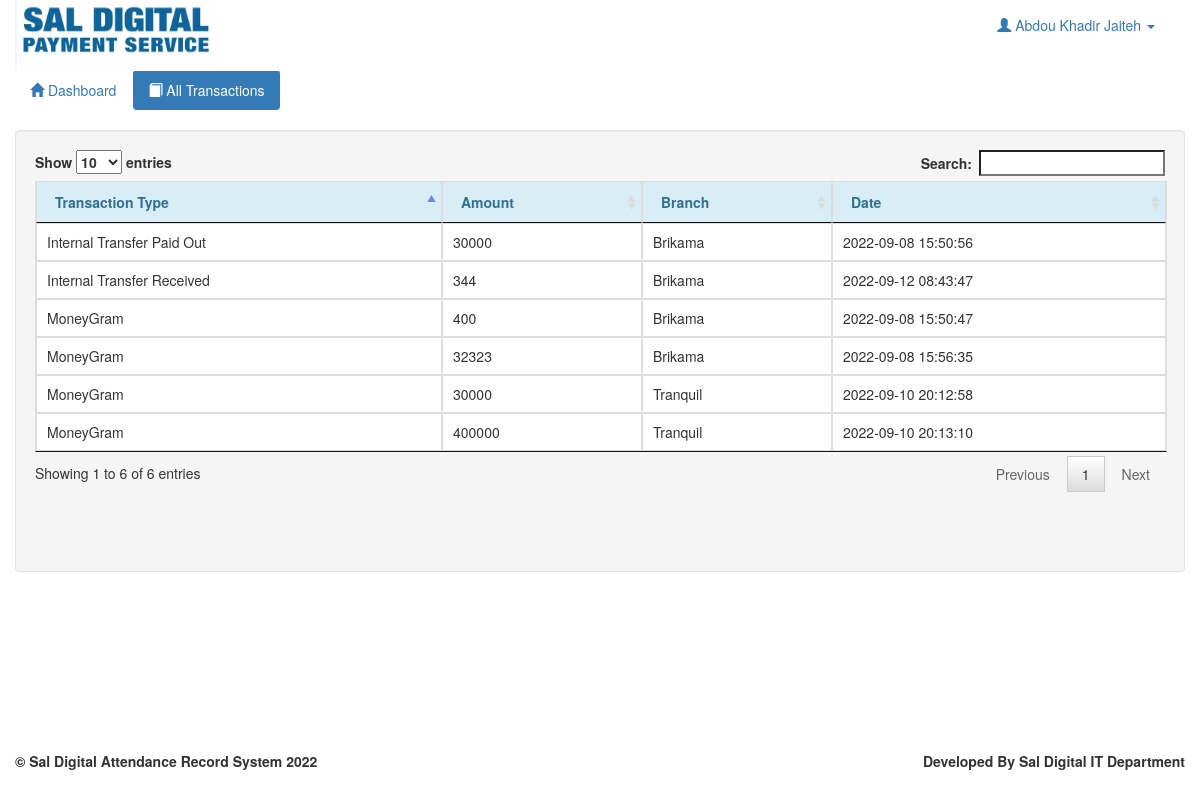
Screenshot of /list_transaction.php (signed in) with the database file from the repository.
### tables this page shows
CREATE TABLE `cc_table_record` (
  `cc_id` int(11) NOT NULL,
  `transaction_type` varchar(50) NOT NULL,
  `amount` int(50) NOT NULL,
  `branch` varchar(30) NOT NULL,
  `date` timestamp NOT NULL DEFAULT current_timestamp() ON UPDATE current_timestamp()
);

### account.php (called while the page is built, shortened)
<?php
	require_once 'connect.php';
	$q_adminname = $conn->query("SELECT * FROM `admin` WHERE `admin_id` = '$_SESSION[admin_id]'") or die(mysqli_error());
	$f_adminname = $q_adminname->fetch_array();
	$admin_name = $f_adminname['firstname']." ".$f_adminname['lastname'];

### list_transaction.php (the view, shortened to what this page needs)
<!DOCTYPE html>
<?php
    require_once 'account.php';
?>
<html lang = "eng">
	<head>
		<link rel = "stylesheet" href = "css/bootstrap.css" />
		<link rel = "stylesheet" href = "css/jquery.dataTables.css" />
	</head>
	<body>
	<nav class = "navbar navbar-fixed-top" style="background:white">
			<div class = "container-fluid">
				<div class = "navbar-header">
					<img src = "images/alogosal.jpeg" width = "200px" height = "70px"/>
				</div>
				<ul class = "nav navbar-nav navbar-right">
					<li class = "dropdown">
						<a href = "#" class = "dropdown-toggle" data-toggle = "dropdown"><i class = "glyphicon glyphicon-user"></i>
                        <?php echo htmlentities($admin_name)?> <b class = "caret"></b></a>
					</li>
				</ul>
			</div>
		</nav>
		<div class = "container-fluid" style = "margin-top:70px;">
			<ul class = "nav nav-pills">
				<li><a href = "dashboard.php"><span class = "glyphicon glyphicon-home"></span> Dashboard</a></li>
				<li class = "active"><a href = "list_transaction.php"><span class = "glyphicon glyphicon-book"></span> All Transactions</a></li>
			</ul>
			<br />
			<div class = "well col-lg-12">
				<table id = "table" class = "table table-bordered">
					<thead class = "alert-info">
						<tr>
							<th>Transaction Type</th>
							<th>Amount</th>
							<th>Branch</th>
							<th>Date</th>
						</tr>
					</thead>
					<tbody>
					<?php
						$q_time = $conn->query("SELECT * FROM `cc_table_record`") or die(mysqli_error());
						while($f_time = $q_time->fetch_array()){
					?>
						<tr>
							<td><?php echo $f_time['transaction_type']?></td>
                            <td><?php echo $f_time['amount']?></td>
                            <td><?php echo $f_time['branch']?></td>
                            <td><?php echo $f_time['date']?></td>
						</tr>
					<?php
						}
					?>
					</tbody>
				</table>
			<br />
			<br />
			<br />
			</div>
		</div>
		<div class = "navbar navbar-fixed-bottom ">
		<div class = "container-fluid">
				<label class = "pull-left">&copy; Sal Digital Attendance Record System 2022</label>
				<label class = "pull-right">Developed By Sal Digital IT Department</a></label>
			</div>
		</div>
	</body>
</html>

### rows the page displays
cc_table_record: transaction_type "MoneyGram", amount "400", branch "Brikama", date "2022-09-08 15:50:47"
cc_table_record: transaction_type "Internal Transfer Paid Out", amount "30000", branch "Brikama", date "2022-09-08 15:50:56"
cc_table_record: transaction_type "MoneyGram", amount "32323", branch "Brikama", date "2022-09-08 15:56:35"
cc_table_record: transaction_type "Internal Transfer Received", amount "344", branch "Brikama", date "2022-09-12 08:43:47"
cc_table_record: transaction_type "MoneyGram", amount "30000", branch "Tranquil", date "2022-09-10 20:12:58"
cc_table_record: transaction_type "MoneyGram", amount "400000", branch "Tranquil", date "2022-09-10 20:13:10"

### other values shown
$admin_name "Abdou Khadir Jaiteh"
